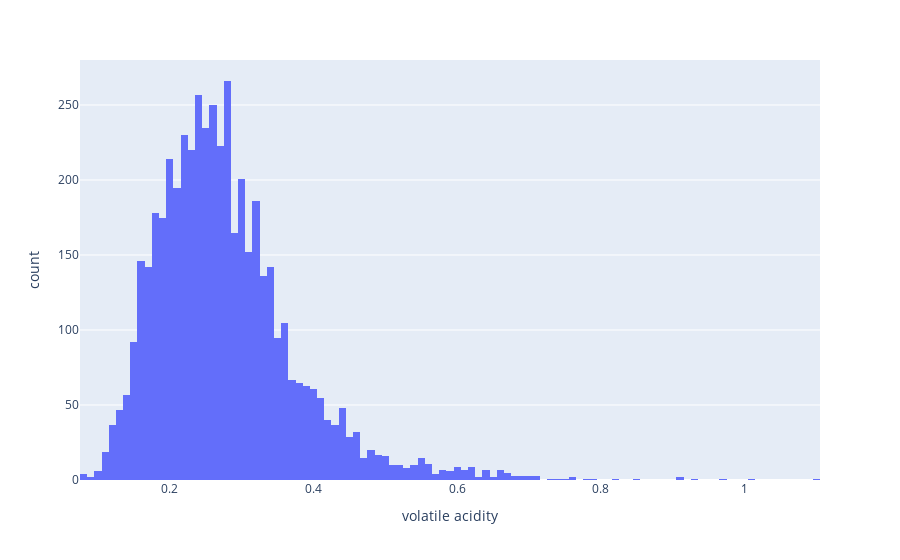

This figure's notebook cell:
### Code cell
df.plot(kind='hist', x='volatile acidity')

### Figure 1 — Plotly figure (JSON) as saved in the notebook; plotly's stock layout.template omitted (floating-point values rounded to 4 significant figures; data arrays with more than 128 entries replaced by an {"elided": "..."} marker saying what was removed)
{"data": [{"bingroup": "x", "hovertemplate": "volatile acidity=%{x}<br>count=%{y}<extra></extra>", "legendgroup": "", "marker": {"color": "#636efa", "pattern": {"shape": ""}}, "name": "", "orientation": "v", "showlegend": false, "type": "histogram", "x": {"elided": "4898 float values"}, "xaxis": "x", "yaxis": "y"}], "layout": {"barmode": "relative", "legend": {"tracegroupgap": 0}, "margin": {"t": 60}, "xaxis": {"anchor": "y", "domain": [0, 1], "title": {"text": "volatile acidity"}}, "yaxis": {"anchor": "x", "domain": [0, 1], "title": {"text": "count"}}}}
